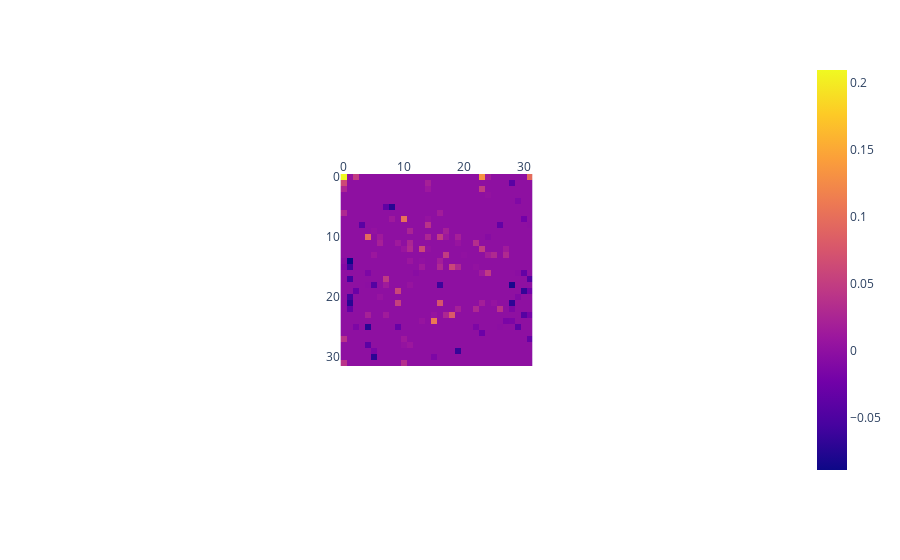

Notebook source saved alongside this figure:
### Code cell
resultsl1_r = np.array(resultsl1_r)
resultsl1_r = resultsl1_r.reshape([32,32])

fig_r = px.imshow(resultsl1_r)
fig_r.update_xaxes(side="top")
fig_r.show()

### Figure 1 — Plotly figure (JSON) as saved in the notebook; plotly's stock layout.template omitted (floating-point values rounded to 4 significant figures; data arrays with more than 128 entries replaced by an {"elided": "..."} marker saying what was removed)
{"data": [{"coloraxis": "coloraxis", "hovertemplate": "x: %{x}<br>y: %{y}<br>color: %{z}<extra></extra>", "name": "0", "type": "heatmap", "xaxis": "x", "yaxis": "y", "z": {"elided": "32x32 float values"}}], "layout": {"autosize": true, "coloraxis": {"colorscale": [[0, "#0d0887"], [0.1111, "#46039f"], [0.2222, "#7201a8"], [0.3333, "#9c179e"], [0.4444, "#bd3786"], [0.5556, "#d8576b"], [0.6667, "#ed7953"], [0.7778, "#fb9f3a"], [0.8889, "#fdca26"], [1, "#f0f921"]]}, "margin": {"t": 60}, "xaxis": {"anchor": "y", "autorange": true, "constrain": "domain", "domain": [0.3654, 0.6346], "range": [-0.5, 31.5], "scaleanchor": "y", "side": "top"}, "yaxis": {"anchor": "x", "autorange": true, "constrain": "domain", "domain": [0, 1], "range": [31.5, -0.5]}}}
